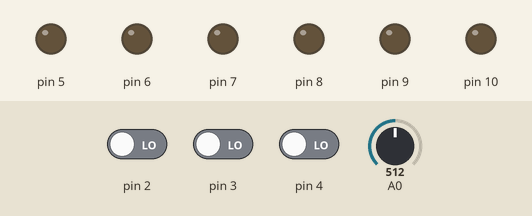
Bench run of a sketch on a simulated Arduino Uno, built with avr-gcc and run on an emulated ATmega328P. On the bench: output pins drawn as LEDs (lit = HIGH). The test bench sets the inputs (shaded band); at power-on: A0 = 512, pin 2 LOW, pin 3 LOW, pin 4 LOW.

Above: at 1.2 s.
1.3 s: A0 set to 23
2.8 s: A0 set to 19
At 4.2 s:
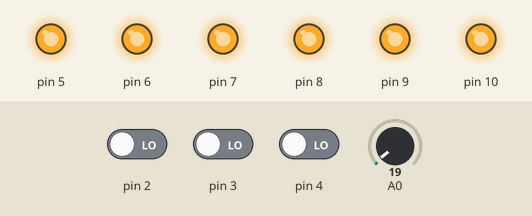
Timing chart, 0 to 5.8 s (numbered marks = the images above; inputs shaded):
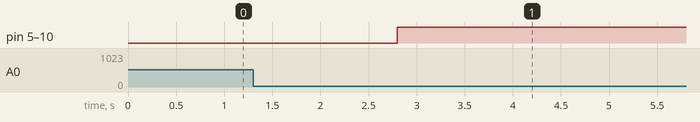

Measured:
- the behaviour switches between 21 and 20 on A0 (found by bisection; images 0 and 1)
- after the input at 1.3 s, every drawn part: stays the same
- after the input at 2.8 s, pin 5–10: LOW → HIGH at once

The sketch:

smartstreet_light.ino
```cpp
void setup() {
  pinMode(2,INPUT);
  pinMode(3,INPUT);
  pinMode(4,INPUT);
  pinMode(5,OUTPUT);
  pinMode(6,OUTPUT);
  pinMode(7,OUTPUT);
  pinMode(8,OUTPUT);
  pinMode(9,OUTPUT);
  pinMode(10,OUTPUT);
  pinMode(A0, INPUT);

}

void loop() {
  int data=analogRead(A0);
  Serial.print(A0);
  if(data<=20)
  {
   if(digitalRead(2)==LOW && digitalRead(3)==LOW && digitalRead(4)==LOW)
   {
    digitalWrite(5,HIGH);
    digitalWrite(6,HIGH);
    digitalWrite(7,HIGH);
    digitalWrite(8,HIGH);
    digitalWrite(9,HIGH);
    digitalWrite(10,HIGH);

  }

  else if(digitalRead(2)==LOW && digitalRead(3)==LOW)
  {
    digitalWrite(5,HIGH);
    digitalWrite(6,HIGH);
    digitalWrite(7,HIGH);
    digitalWrite(8,HIGH);
    digitalWrite(9,HIGH);
    digitalWrite(10,HIGH);

  }

  else if(digitalRead(3)==LOW && digitalRead(4)==LOW)
  {
    digitalWrite(5,HIGH);
    digitalWrite(6,HIGH);
    digitalWrite(7,HIGH);
    digitalWrite(8,HIGH);
    digitalWrite(9,HIGH);
    digitalWrite(10,HIGH);

  }

  else if(digitalRead(2)==LOW && digitalRead(4)==LOW)
  {
    digitalWrite(5,HIGH);
    digitalWrite(6,HIGH);
    digitalWrite(7,HIGH);
    digitalWrite(8,HIGH);
    digitalWrite(9,HIGH);
    digitalWrite(10,HIGH);

  }

  else if(digitalRead(2)==LOW)
  {
    digitalWrite(6,HIGH);
    digitalWrite(7,HIGH);
    digitalWrite(8,HIGH);
    digitalWrite(9,HIGH);
    digitalWrite(10,HIGH);

  }

  else if (digitalRead(3)==LOW)
  {
    digitalWrite(5,HIGH);
    digitalWrite(6,HIGH);
    digitalWrite(7,HIGH);
    digitalWrite(8,HIGH);
    digitalWrite(9,HIGH);
    digitalWrite(10,HIGH);

  }

  else if(digitalRead(4)==LOW)
  {
    digitalWrite(5,LOW);
    digitalWrite(6,LOW);
    digitalWrite(7,HIGH);
    digitalWrite(8,HIGH);
    digitalWrite(9,HIGH);
    digitalWrite(10,HIGH);
  }

  else
  {
    digitalWrite(5,LOW);
    digitalWrite(6,LOW);
    digitalWrite(7,LOW);
    digitalWrite(8,LOW);
    digitalWrite(9,LOW);
    digitalWrite(10,LOW);
  }
  }

}
```
